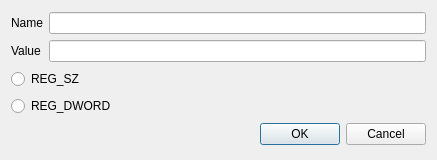
<?xml version="1.0" encoding="UTF-8"?>
<ui version="4.0">
 <class>ItemDialog</class>
 <widget class="QDialog" name="ItemDialog">
  <property name="geometry">
   <rect>
    <x>0</x>
    <y>0</y>
    <width>437</width>
    <height>160</height>
   </rect>
  </property>
  <property name="windowTitle">
   <string>Dialog</string>
  </property>
  <layout class="QVBoxLayout" name="verticalLayout">
   <item>
    <layout class="QGridLayout" name="gridLayout">
     <item row="1" column="0">
      <widget class="QLabel" name="valueLabel">
       <property name="text">
        <string>Value</string>
       </property>
      </widget>
     </item>
     <item row="0" column="0">
      <widget class="QLabel" name="nameLabel">
       <property name="text">
        <string>Name</string>
       </property>
      </widget>
     </item>
     <item row="0" column="1">
      <widget class="QLineEdit" name="nameEdit"/>
     </item>
     <item row="1" column="1">
      <widget class="QLineEdit" name="valueEdit"/>
     </item>
    </layout>
   </item>
   <item>
    <widget class="QRadioButton" name="szButton">
     <property name="autoFillBackground">
      <bool>false</bool>
     </property>
     <property name="text">
      <string>REG_SZ</string>
     </property>
    </widget>
   </item>
   <item>
    <widget class="QRadioButton" name="dwordButton">
     <property name="text">
      <string>REG_DWORD</string>
     </property>
    </widget>
   </item>
   <item>
    <widget class="QDialogButtonBox" name="buttonBox">
     <property name="orientation">
      <enum>Qt::Horizontal</enum>
     </property>
     <property name="standardButtons">
      <set>QDialogButtonBox::Cancel|QDialogButtonBox::Ok</set>
     </property>
    </widget>
   </item>
  </layout>
 </widget>
 <resources/>
 <connections>
  <connection>
   <sender>buttonBox</sender>
   <signal>accepted()</signal>
   <receiver>ItemDialog</receiver>
   <slot>accept()</slot>
   <hints>
    <hint type="sourcelabel">
     <x>248</x>
     <y>254</y>
    </hint>
    <hint type="destinationlabel">
     <x>157</x>
     <y>274</y>
    </hint>
   </hints>
  </connection>
  <connection>
   <sender>buttonBox</sender>
   <signal>rejected()</signal>
   <receiver>ItemDialog</receiver>
   <slot>reject()</slot>
   <hints>
    <hint type="sourcelabel">
     <x>316</x>
     <y>260</y>
    </hint>
    <hint type="destinationlabel">
     <x>286</x>
     <y>274</y>
    </hint>
   </hints>
  </connection>
 </connections>
</ui>
